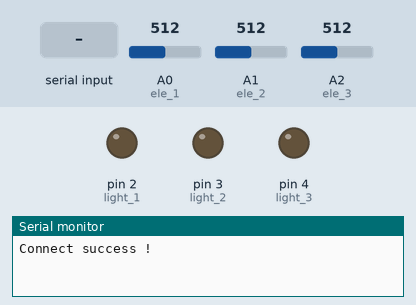
The sketch below on a simulated Arduino Uno, built with avr-gcc and run on an emulated ATmega328P. Shown: output pins drawn as LEDs (lit = HIGH), the last lines printed to the serial monitor. The test bench sets the inputs (shaded band); at power-on: A0 (ele_1) = 512, A1 (ele_2) = 512, A2 (ele_3) = 512.

Above: at 1.2 s.
1.3 s: "1" received over Serial
At 2.2 s:
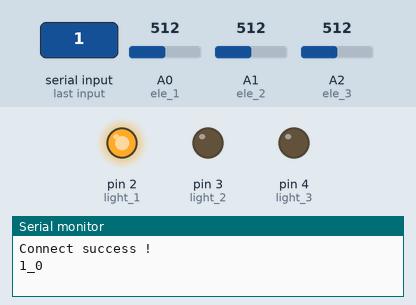
2.8 s: "2" received over Serial
At 3.3 s:
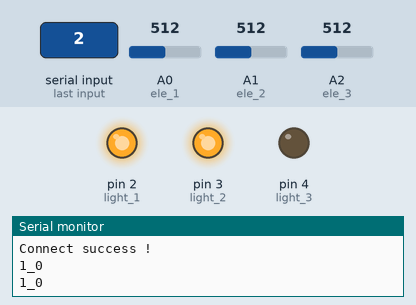
4.3 s: "q" received over Serial
At 5.5 s:
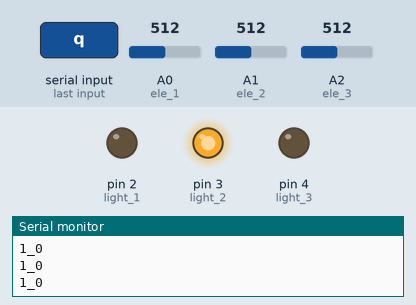
5.8 s: "3" received over Serial
At 6.8 s:
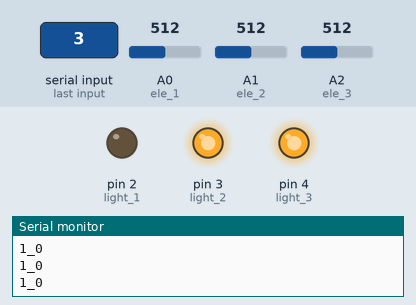
7.3 s: "w" received over Serial
At 8.0 s:
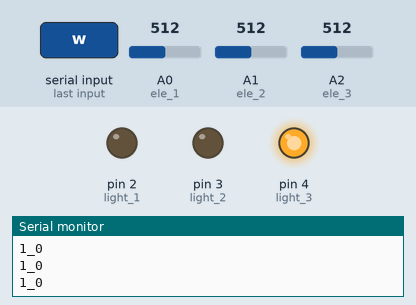
8.8 s: "e" received over Serial
At 9.1 s:
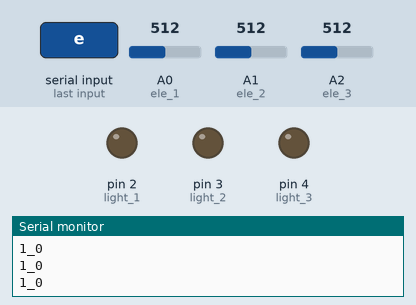
Timing chart, 0 to 11.3 s (numbered marks = the images above; inputs shaded):
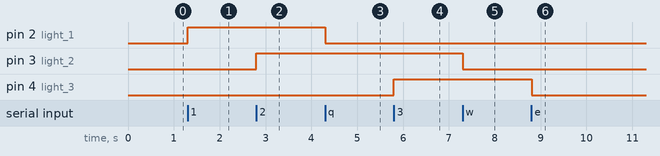

The sketch:

auto.ino
```cpp
int light_1 = 2;
int light_2 = 3;
int light_3 = 4;
int ele_1 = A0;
int ele_2 = A1;
int ele_3 = A2;
float temp_1 = 0;
float temp_2 = 0;
float temp_3 = 0;
int i = 0;
float sum_1 = 0;
float sum_2 = 0;
float sum_3 = 0;
int state_1 = 0;

char cmd;

void setup()
{
  pinMode(light_1,OUTPUT);
  pinMode(light_2,OUTPUT);
  pinMode(light_3,OUTPUT);

  Serial.begin(9600); // 藍牙模組預設baud rate = 9600
  Serial.println("Connect success !");
}

void loop()
{
  if (Serial.available()) //connected
  {
    cmd = Serial.read();

    switch(cmd){
     case '1':
      digitalWrite(light_1, HIGH);
 //     Serial.println("turn off");
      break;
     case 'q':
      digitalWrite(light_1, LOW);
   //   Serial.println("turn on");
      break;
     case '2':
      digitalWrite(light_2, HIGH);
      break;
     case 'w':
      digitalWrite(light_2, LOW);
      break;
     case '3':
      digitalWrite(light_3, HIGH);
      break;
     case 'e':
      digitalWrite(light_3, LOW);
      break;
    }

  }

  if(i < 1000) {

   temp_1 = analogRead(ele_1);
   sum_1 = sum_1 + tempAdd(temp_1);
   temp_2 = analogRead(ele_2);
   sum_2 += tempAdd(temp_2);
   temp_3 = analogRead(ele_3);
   sum_3 += tempAdd(temp_3);
   i++;
   delay(1);
  }else {

    temp_1 = sqrtAdd(sum_1);
    sum_1 = 0;
    temp_2 = sqrtAdd(sum_2);
    sum_2 = 0;
    temp_3 = sqrtAdd(sum_3);
    sum_3 = 0;
    i = 0;
  //  Serial.println(temp_1);
    CheckCurrent(1, temp_1);
 //   CheckCurrent(2, temp_2);
 //   CheckCurrent(3, temp_3);

  }

}

float tempAdd(float temp){
  temp = temp - 512;
  temp = temp * temp;
  return 512 + temp;
}

float sqrtAdd(float temp){
   temp = temp / 1000;
   temp = sqrt(temp);
   return temp;
}

void CheckCurrent(int num, float temp){
  if(temp < 509){
//    Serial.print("The switch ");
    Serial.print(num);
    Serial.print("_");
    Serial.println(0);
  }else{
//    Serial.print("The switch ");
    Serial.print(num);
    Serial.print("_");
    Serial.println(1);
  }

}
```

Measured:
- after the input at 1.3 s, pin 2 (light_1): LOW → HIGH at once
- after the input at 2.8 s, pin 3 (light_2): LOW → HIGH at once
- after the input at 4.3 s, pin 2 (light_1): HIGH → LOW at once
- after the input at 5.8 s, pin 4 (light_3): LOW → HIGH at once
- after the input at 7.3 s, pin 3 (light_2): HIGH → LOW at once
- after the input at 8.8 s, pin 4 (light_3): HIGH → LOW at once
